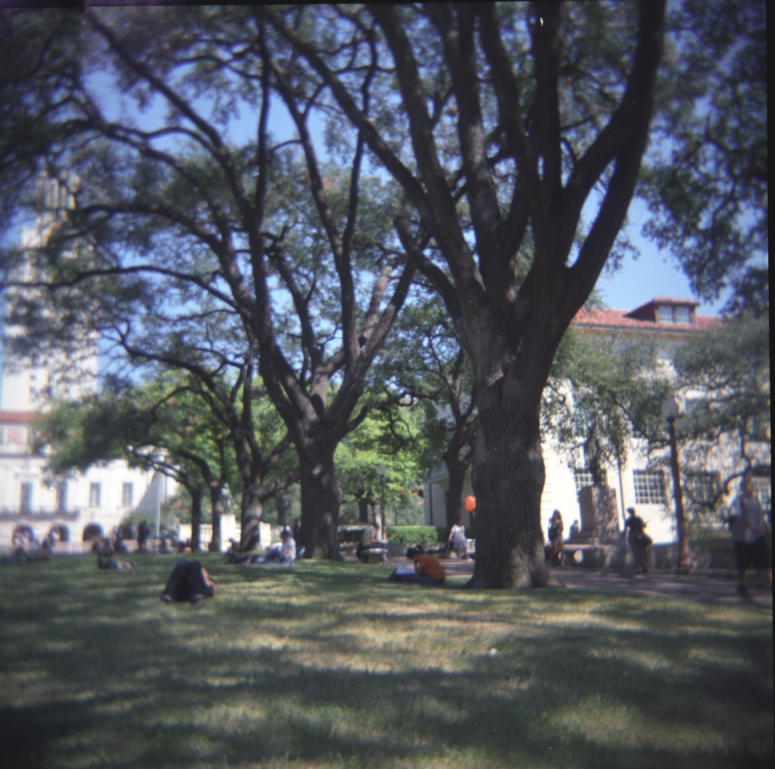
#> input picture Computer Vision/Seam Carving/inputSeamCarvingMall.jpg, 775 x 769 px
$ python -i energy_image.py   (imports and definitions only)
#> lines starting #> are read from the running program, lines starting #| are printed output that depends on the picture
#> further down, picture is the input picture: shape (769, 775, 3); mean B, G, R 96.4, 88.4, 83.8
import numpy as np
import scipy
import cv2
from scipy import ndimage
from matplotlib.pyplot import imshow
import matplotlib.pyplot as plt

# function to compute enery of a given image
def energy_image(im):

  image = im.astype('uint8')

  # convert the BGR image to gray scale image
  gray = cv2.cvtColor(image, cv2.COLOR_BGR2GRAY)
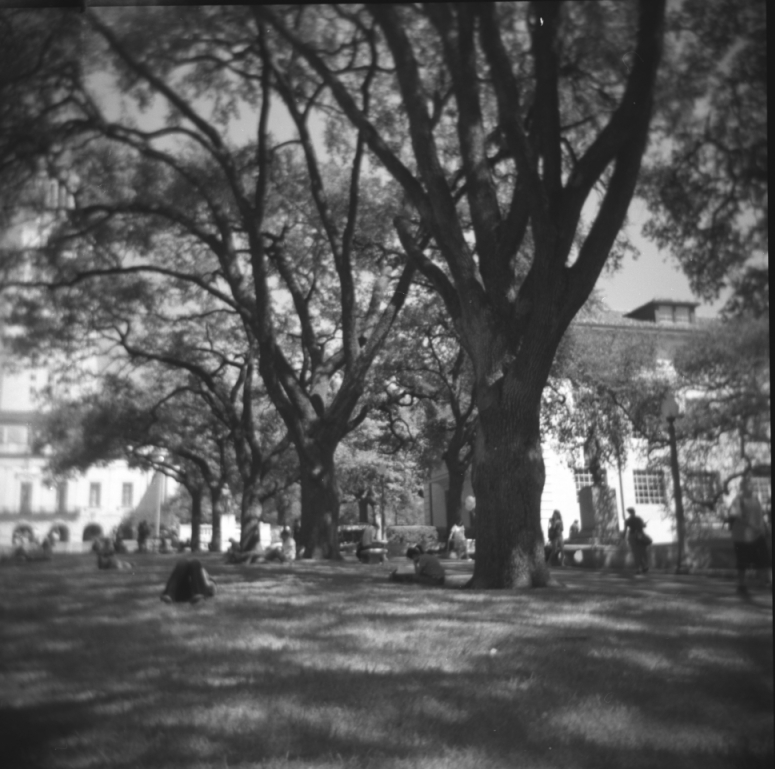
#> gray: shape (769, 775); min 20, max 255, mean 88

  # horizontal derivative using SOBEL filter
  dx = ndimage.sobel(gray, 0)
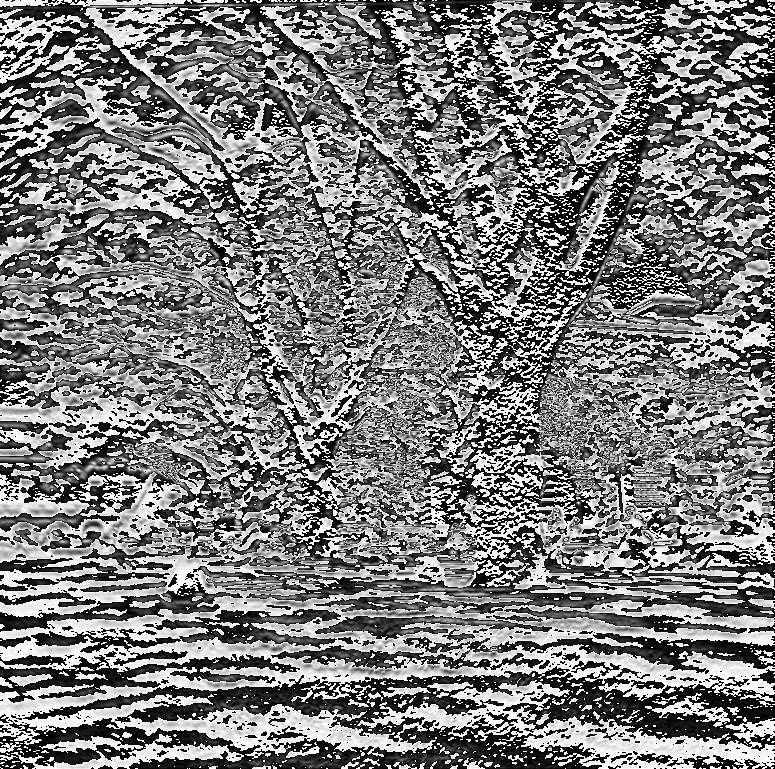
#> dx: shape (769, 775); min 0, max 255, mean 124.8

  # vertical derivative using SOBEL filter
  dy = ndimage.sobel(gray, 1)
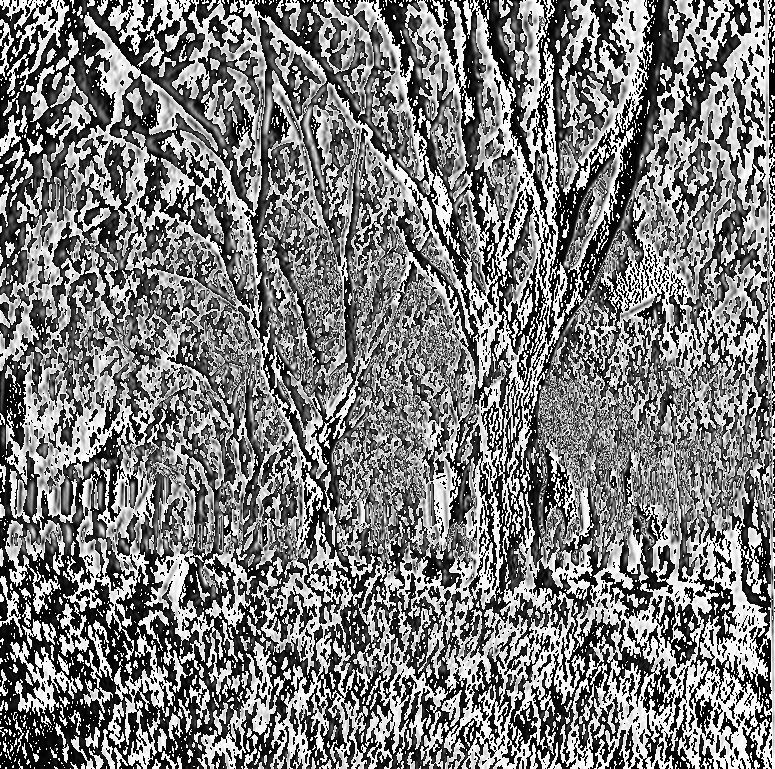
#> dy: shape (769, 775); min 0, max 255, mean 123.3

  # compute the magniture of derivatives
  energy = np.hypot(dx, dy)
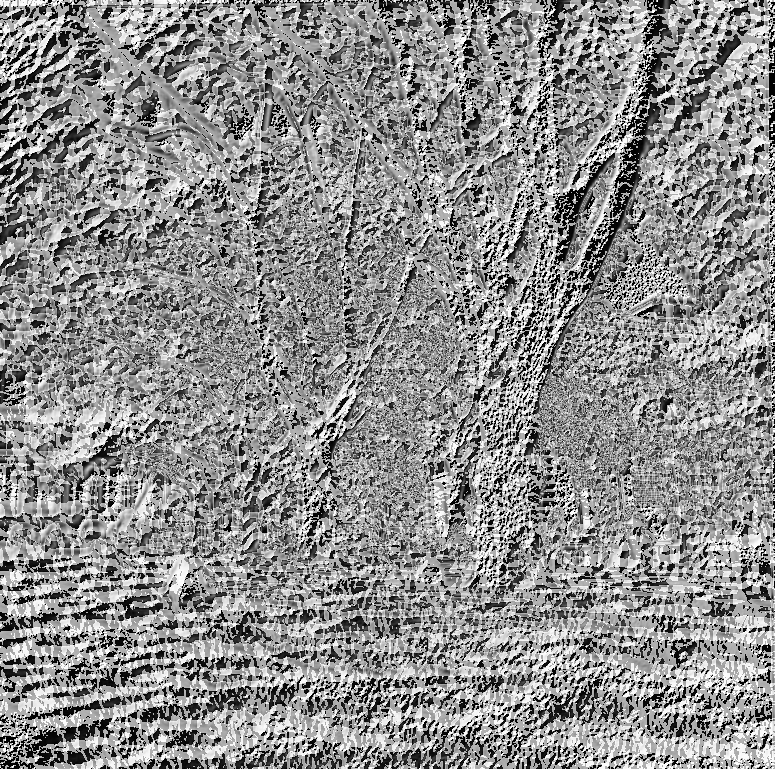
#> energy: shape (769, 775) float16; min 0, max 360.5, mean 201.8; drawn with min black and max white

  # normalize the energy to be in the [0, 255]

  energy *= 255.0 / np.max(energy)

  # convert the data type to double
  energy = energy.astype('float64')

  return energy

>>> import cv2
>>> picture = cv2.imread('inputSeamCarvingMall.jpg')
>>> result = energy_image(picture)

$ run again, on Computer Vision/Seam Carving/inputSeamCarvingPrague.jpg
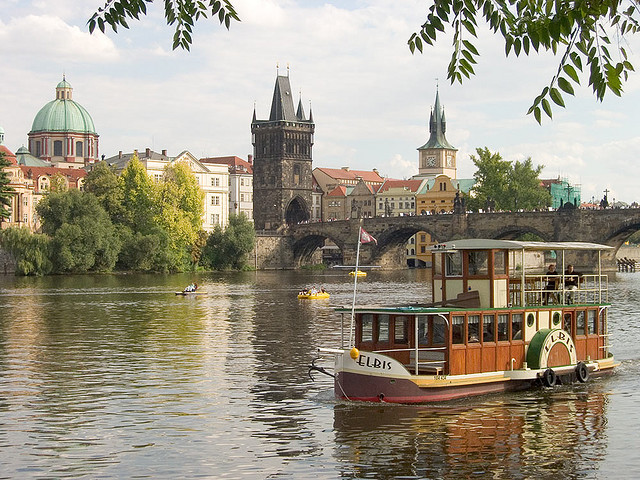
#> input picture Computer Vision/Seam Carving/inputSeamCarvingPrague.jpg, 640 x 480 px
#> picture is the input picture: shape (480, 640, 3); mean B, G, R 132.7, 149.6, 156.6
#> in energy_image, `dy = ndimage.sobel(gray, 1)`:
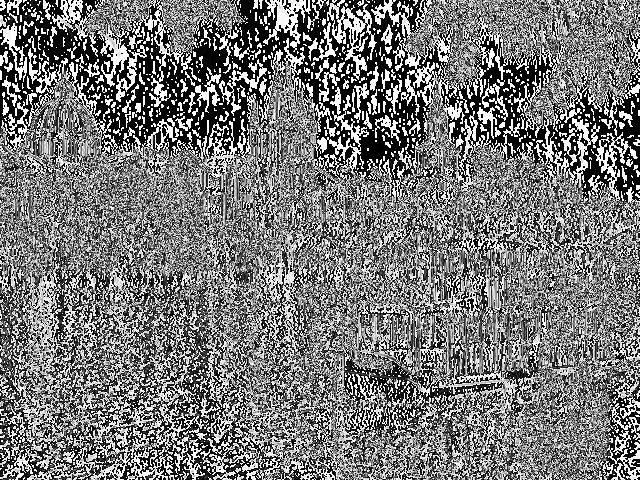
#> dy: shape (480, 640); min 0, max 255, mean 119.4
#> in energy_image, `energy = np.hypot(dx, dy)`:
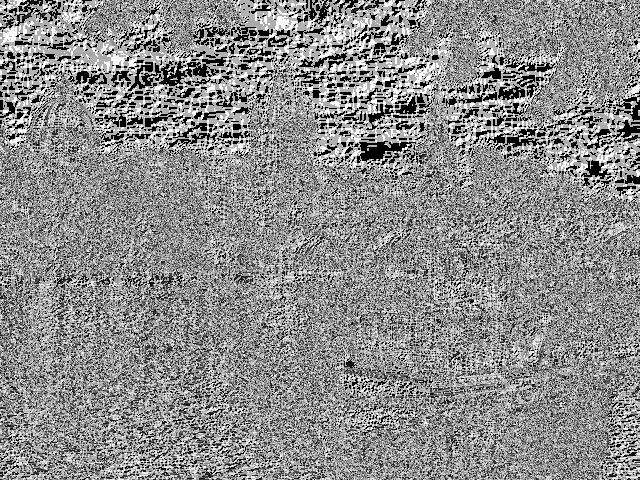
#> energy: shape (480, 640) float16; min 0, max 360.5, mean 198.1; drawn with min black and max white
